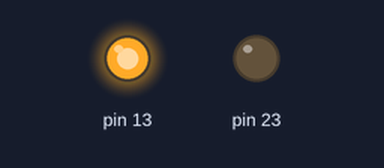
Recording of a sketch running on a simulated Arduino Mega 2560, built with avr-gcc and run on an emulated ATmega2560. On the bench: output pins drawn as LEDs (lit = HIGH).

Above: at 12.8 s.
At 38.4 s:
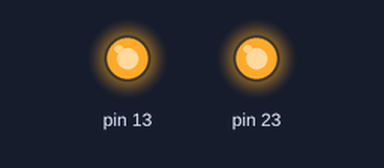
Timing chart, 0 to 58.9 s (numbered marks = the images above):
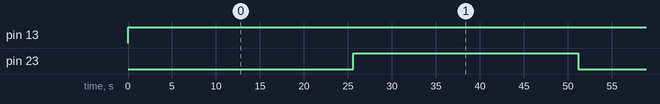

The sketch:

RelayAndLightBWM.ino
```cpp
void setup() {
  pinMode(13,OUTPUT);
  pinMode(23,OUTPUT);
  Serial.begin(9600);
}

void loop() {
  digitalWrite(13,HIGH);
  for(int i=0;i<=255;i++){
     analogWrite(23,i);
     delay(200);
  }
   for(int i=255;i<=0;i--){
     analogWrite(23,i);
     delay(200);
  }


}
```

Measured:
- by itself, pin 13: LOW → HIGH at 0.00 s
- by itself, pin 23: alternates HIGH for 25.6 s and LOW for 25.6 s
